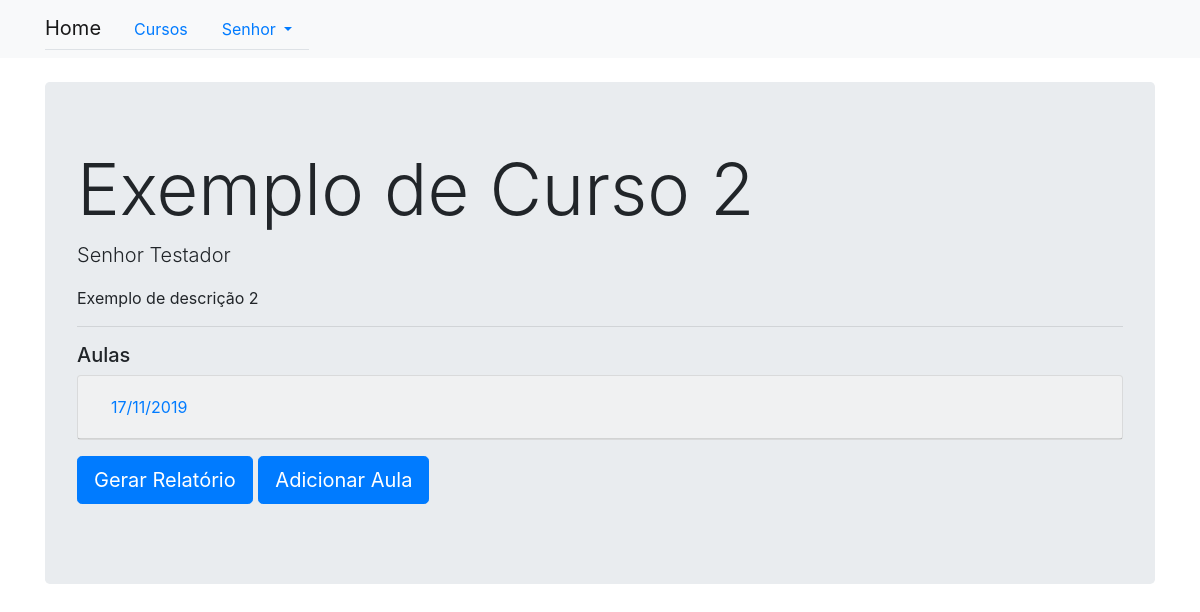
/courses/2 (signed in), run on the app's committed database.
### users/models.py (models this page shows)
class Person(AbstractUser):
    def __str__(self):
        return self.first_name + ' ' + self.last_name

### classes/models.py (models this page shows, shortened)
class Course(models.Model):
    name = models.CharField(max_length=128)
    description = models.CharField(max_length=300, blank=True)
    owner = models.ForeignKey(Person, on_delete=models.CASCADE)
    participants = models.ManyToManyField(
        Person, related_name="participants", blank=True)
    access_key = models.CharField(max_length = 12, blank = True)

class Lesson(models.Model):
    course = models.ForeignKey(Course, on_delete=models.CASCADE)
    on_going = models.BooleanField(default=True)
    date = models.DateField(auto_now_add=True)
    attendants = models.ManyToManyField(
        Person, related_name="attendants", blank=True)
    auth_code = models.CharField(max_length=6)
    def __str__(self):
        if self.date:
            return str(self.date.day) + "/" + str(self.date.month) + "/" + str(self.date.year)

### classes/views.py (the view)
# urls.py: path('<int:id>', views.course_page, name='course'),
def course_page(request, id):
    is_owner = False
    course = get_object_or_404(models.Course, pk=id)
    subscribe = forms.SubscribeForm()
    check_in = forms.CheckInForm()
    if(request.user == course.owner):
        is_owner = True
    lessons = course.lesson_set.all()
    ctx = {
        'subscribe': subscribe,
        'check_in': check_in,
        'course': course,
        'lessons': lessons,
        'is_owner': is_owner,
        'user': request.user
    }
    return render(request, 'classes/single_course.html', context=ctx)

### templates/classes/single_course.html (shortened to what this page needs)
{% extends 'base.html' %}
{% block body_block %}
<br>
<div class="container">
    <div class="jumbotron">
        <h1 class="display-3">{{course.name}}</h1>
        <p class="lead">{{course.owner}}</p>
        <p>{{course.description}}</p>
        <hr class="my-2">
        {% if user in course.participants.all or is_owner %}
        <p>
            <h5> Aulas </h5>
            <div id="accordion">
                {% for lesson in lessons %}
                    <div class = "card bg-light mb-3">
                        <div class="card-header" id="heading-{{lesson.id}}">
                            <h5 class="mb-0">
                                <button class="btn btn-link" data-toggle="collapse" data-target="#collapse-{{lesson.id}}" aria-expanded="false" aria-controls="collapse-{{lesson.id}}">
                                {{lesson}}
                                </button>
                            </h5>
                            </div>
                    </div>
                {% endfor %}
            </div>
        </p>
        {% endif %}
        {% if is_owner %}
        <p class="lead">
            <a class="btn btn-primary btn-lg" href="{% url 'course_report' id=course.id %}" role="button">Gerar Relatório</a>
            <a class="btn btn-primary btn-lg" href="{% url 'new_lesson' course_id=course.id %}" role="button">Adicionar Aula</a>
        </p>
        {% endif %}
    </div>
</div>
{% endblock %}

### templates/base.html (shortened to what this page needs)
<html>
    <head>
        <link rel="stylesheet" href="https://stackpath.bootstrapcdn.com/bootstrap/4.1.3/css/bootstrap.min.css">
    </head>
    <body>
        <nav class="navbar navbar-expand-lg navbar-light bg-light">
            <div class="container">
                <ul class="nav nav-tabs">
                    <a class="navbar-brand" href="{% url 'home' %}">Home</a>
                    <li class="nav-item">
                        <a href="{% url 'all_courses' %}" class="nav-link">Cursos</a>
                    </li>
                    {% if user.is_authenticated %}
                    <li class="nav-item dropdown">
                        <a class="nav-link dropdown-toggle" data-toggle="dropdown" href="#" role="button" aria-haspopup="true" aria-expanded="false">
                             {{user.first_name}}
                        </a>
                    </li>
                    {% else %}
                    <li class="nav-item">
                        <a href="{% url 'account_login' %}" class="nav-link">Login</a>
                    </li>
                    {% endif %}
                </ul>
            </div>
        </nav>
        {% block body_block %}
        {% endblock %}
    </body>
</html>

### data on the page
Person: first_name "Senhor"
Course: name "Exemplo de Curso 2", owner "Senhor Testador", description "Exemplo de descrição 2"
Lesson: date "17/11/2019"
